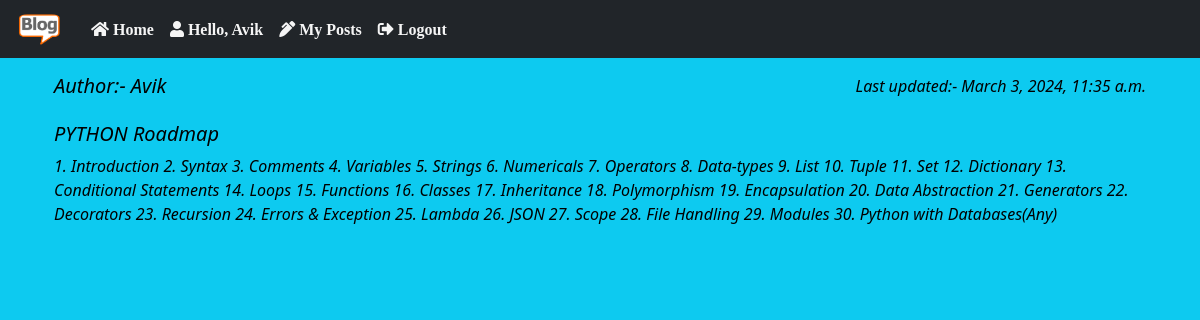
Page /detail_post/4 (signed in) on the committed database.
### blog_app/models.py (models this page shows, shortened)
class Post(models.Model):
    STATUS_CHOICES = (
    ('draft', 'Draft'),
    ('published', 'Published'),
    )
    title = models.CharField(max_length=250)
    author = models.ForeignKey(User,on_delete=models.CASCADE,related_name='blog_posts')
    body = models.TextField()
    publish = models.DateTimeField(default=timezone.now)
    created = models.DateTimeField(auto_now_add=True)
    updated = models.DateTimeField(auto_now=True)
    status = models.CharField(max_length=10,choices=STATUS_CHOICES,default='draft')
    class Meta:
        ordering = ('publish',)

### blog_app/views.py (the view)
# urls.py: path('detail_post/<int:id>', views.detail_post, name="detail_post"),
def detail_post(request, id):
    readmore = Post.objects.filter(status = "published", id=id)
    return render(request, 'detailpost.html', {'posts': readmore})

### templates/detailpost.html (shortened to what this page needs)
{% extends "index.html" %}
{% block body %}
{% for p in posts %}
<div class="container mt-3">
    <div class="container text-black fst-italic">
        <h5 class="float-start">Author:- {{p.author}}</h5>
        <p class="float-end">Last updated:- {{p.updated}}</p><br><br>
        <h5 class="card-title">{{ p.title }}</h5>
        <p class="card-text">{{ p.body }}</p>
    </div>
</div>
{% endfor %}
{% endblock body %}

### templates/index.html (shortened to what this page needs)
<!DOCTYPE html>
<html lang="en">
{% load static %}
<head>
    <link href="https://cdn.jsdelivr.net/npm/bootstrap@5.1.3/dist/css/bootstrap.min.css" rel="stylesheet">
    <link href="https://cdnjs.cloudflare.com/ajax/libs/font-awesome/5.15.4/css/all.min.css" rel="stylesheet">
</head>
<body class="bg-info">
    <nav class="navbar navbar-expand-sm bg-dark navbar-dark">
        <div class="container-fluid">
            <a class="navbar-brand" href="#"><img src="{% static 'images/Blog_pic.png' %}" alt="blog Logo"
                    style="width: 55px;" class="rounded-pill"></a>
            <div class=" navbar-collapse collapse navbar-responsive-collapse">
                <ul class="navbar-nav">
                    <li class="nav-item">
                        <a class="nav-link fas fa-home" style="color:whitesmoke" href="{% url 'home' %}"> Home</a>
                    </li>
                    {% if user.is_authenticated %}
                    <li class="nav-link fas fa-user" style="color:whitesmoke"> Hello, {{user.username}} </li>
                    <li class="nav-item ">
                        <a class="nav-link fa fa-pen-alt" style="color:whitesmoke" href="{% url 'mypost' %}"> My
                            Posts</a>
                    </li>
                    <li class="nav-item ">
                        <a class="nav-link fa fa-sign-out-alt" style="color:whitesmoke" href="{% url 'logout' %}">
                            Logout</a>
                    </li>
                {% endif %}
            </div>
        </div>
    </nav>
    {% block body %}
    {% endblock body %}
</body>
</html>

### rows in the picture
Post: author "Avik", updated "March 3, 2024, 11:35 a.m.", title "PYTHON Roadmap", body "1. Introduction 2. Syntax 3. Comments 4. Variables 5. Strings 6. Numericals 7. Operators 8. Data-types 9. List 10. Tuple 11. Set 12. Dictionary 13. Conditional Statements 14. Loops 15. Functions 16. Classes 17. Inheritance 18. Polymorphism 19. Encapsulation 20. Data Abstraction 21. Generators 22. Decorators 23. Recursion 24. Errors & Exception 25. Lambda 26. JSON 27. Scope 28. File Handling 29. Modules 30. Python with Databases(Any)"

### other values in the picture
{{ user.username }} "Avik"
